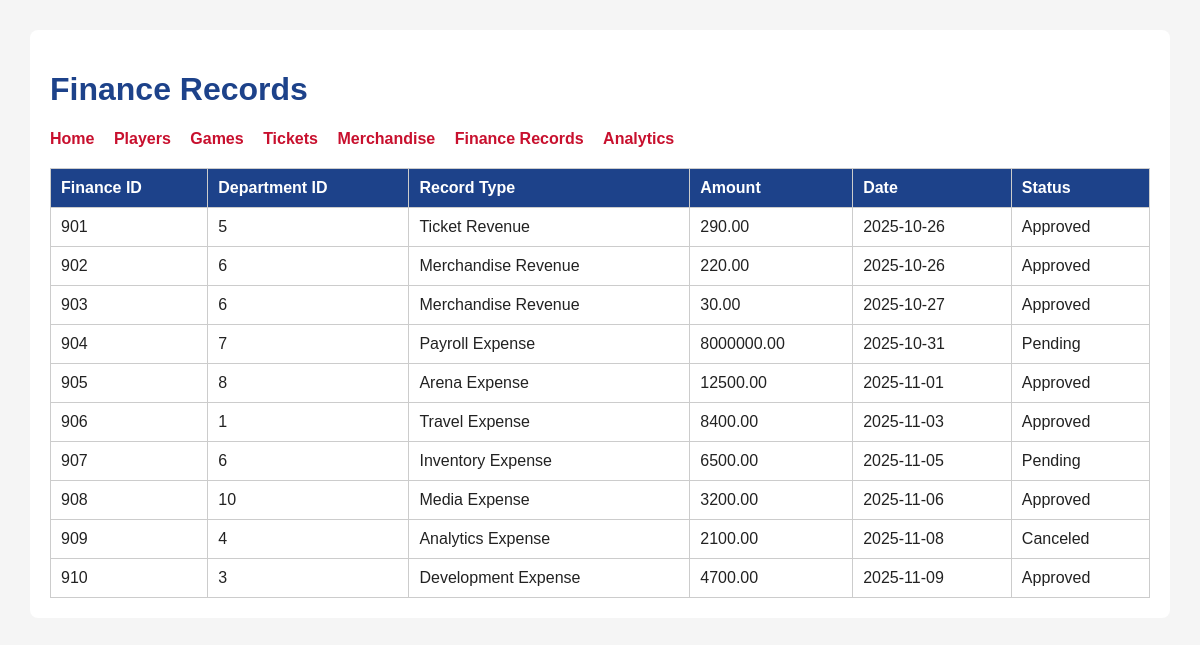
The app's page /app/finance.php with its own data.
### tables this page shows
CREATE TABLE FinanceRecords (
    fin_id INT PRIMARY KEY,
    dept_id INT NOT NULL,
    record_type VARCHAR(50) NOT NULL,
    amount DECIMAL(12,2) NOT NULL,
    record_date DATE NOT NULL,
    description VARCHAR(255) NULL,
    status VARCHAR(20) NOT NULL,
    CONSTRAINT chk_finance_amount CHECK (amount >= 0),
    CONSTRAINT chk_finance_status CHECK (status IN ('Pending', 'Approved', 'Canceled')),
    CONSTRAINT fk_finance_department
        FOREIGN KEY (dept_id) REFERENCES Departments(dept_id) ON UPDATE CASCADE ON DELETE RESTRICT
);

### app/finance.php (the view, shortened to what this page needs)
<?php
include("db_connect.php");
$result = $conn->query("SELECT * FROM FinanceRecords");
?>
<!DOCTYPE html>
<html>
<head>
    <link rel="stylesheet" href="style.css">
</head>
<body>
<div class="container">
    <h1>Finance Records</h1>
    <nav>
        <a href="index.php">Home</a>
        <a href="players.php">Players</a>
        <a href="games.php">Games</a>
        <a href="tickets.php">Tickets</a>
        <a href="merchandise.php">Merchandise</a>
        <a href="finance.php">Finance Records</a>
        <a href="analytics.php">Analytics</a>
    </nav>
    <table>
        <tr>
            <th>Finance ID</th>
            <th>Department ID</th>
            <th>Record Type</th>
            <th>Amount</th>
            <th>Date</th>
            <th>Status</th>
        </tr>
        <?php while($row = $result->fetch_assoc()): ?>
        <tr>
            <td><?php echo $row["fin_id"]; ?></td>
            <td><?php echo $row["dept_id"]; ?></td>
            <td><?php echo $row["record_type"]; ?></td>
            <td><?php echo $row["amount"]; ?></td>
            <td><?php echo $row["record_date"]; ?></td>
            <td><?php echo $row["status"]; ?></td>
        </tr>
        <?php endwhile; ?>
    </table>
</div>
</body>
</html>

### app/style.css (style rules this page uses)
body { font-family: Arial, sans-serif; margin: 30px; background-color: #f5f5f5; color: #222; }
h1, h2 { color: #1d428a; }
nav { margin-bottom: 20px; }
nav a { margin-right: 15px; text-decoration: none; color: #c8102e; font-weight: bold; }
table { border-collapse: collapse; width: 100%; background-color: white; margin-top: 15px; }
th, td { border: 1px solid #ccc; padding: 10px; text-align: left; }
th { background-color: #1d428a; color: white; }
.container { background: white; padding: 20px; border-radius: 8px; }

### records on screen
financerecords: fin_id "901", dept "5", record_type "Ticket Revenue", amount "290.00", record_date "2025-10-26", status "Approved"
financerecords: fin_id "902", dept "6", record_type "Merchandise Revenue", amount "220.00", record_date "2025-10-26", status "Approved"
financerecords: fin_id "903", dept "6", record_type "Merchandise Revenue", amount "30.00", record_date "2025-10-27", status "Approved"
financerecords: fin_id "904", dept "7", record_type "Payroll Expense", amount "8000000.00", record_date "2025-10-31", status "Pending"
financerecords: fin_id "905", dept "8", record_type "Arena Expense", amount "12500.00", record_date "2025-11-01", status "Approved"
financerecords: fin_id "906", dept "1", record_type "Travel Expense", amount "8400.00", record_date "2025-11-03", status "Approved"
financerecords: fin_id "907", dept "6", record_type "Inventory Expense", amount "6500.00", record_date "2025-11-05", status "Pending"
financerecords: fin_id "908", dept "10", record_type "Media Expense", amount "3200.00", record_date "2025-11-06", status "Approved"
financerecords: fin_id "909", dept "4", record_type "Analytics Expense", amount "2100.00", record_date "2025-11-08", status "Canceled"
financerecords: fin_id "910", dept "3", record_type "Development Expense", amount "4700.00", record_date "2025-11-09", status "Approved"
